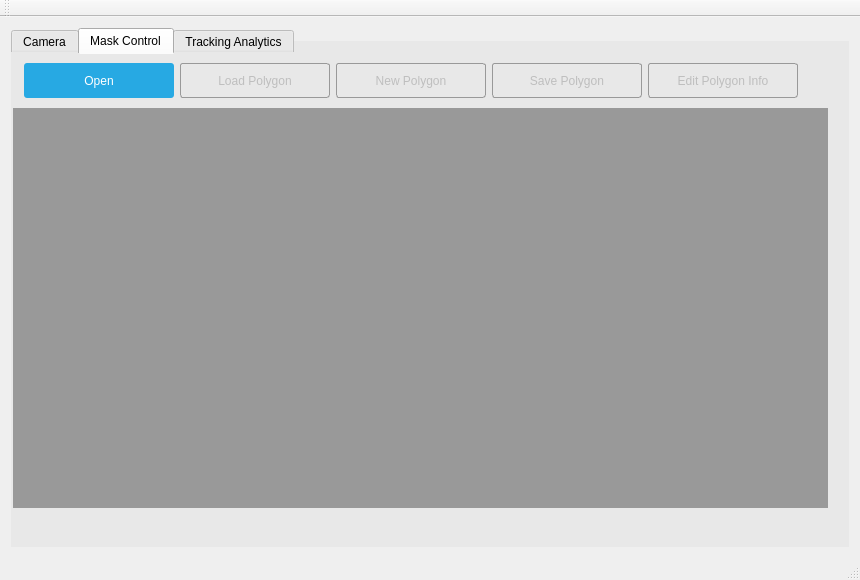
<?xml version="1.0" encoding="UTF-8"?>
<ui version="4.0">
 <class>MainWindow</class>
 <widget class="QMainWindow" name="MainWindow">
  <property name="geometry">
   <rect>
    <x>0</x>
    <y>0</y>
    <width>860</width>
    <height>580</height>
   </rect>
  </property>
  <property name="sizePolicy">
   <sizepolicy hsizetype="Preferred" vsizetype="Preferred">
    <horstretch>0</horstretch>
    <verstretch>0</verstretch>
   </sizepolicy>
  </property>
  <property name="minimumSize">
   <size>
    <width>860</width>
    <height>580</height>
   </size>
  </property>
  <property name="windowTitle">
   <string>Qt media player</string>
  </property>
  <property name="styleSheet">
   <string notr="true">QPushButton
{
	border: 1px solid #999999;
	border-radius: 3px;
}

QPushButton#btnOpenMedia,#btnOpenMedia2Mask
{
	color: white;
	background-color: #27a9e3;
	border-width: 0px;
}

QPushButton:hover#btnOpenMedia2Mask
{
	background-color: #66c011;
}

QPushButton:hover#btnOpenMedia
{
	background-color: #66c011;
}

QPushButton:pressed#btnOpenMedia
{
	background-color: #27a9e3;
}

QPushButton:pressed#btnOpenMedia2Mask
{
	background-color: #27a9e3;
}
</string>
  </property>
  <widget class="QWidget" name="centralWidget">
   <layout class="QGridLayout" name="gridLayout">
    <item row="1" column="0">
     <widget class="QTabWidget" name="tabWidget">
      <property name="minimumSize">
       <size>
        <width>0</width>
        <height>0</height>
       </size>
      </property>
      <property name="styleSheet">
       <string notr="true">QTabWidget::pane {
	border: 0px solid dark;
    margin: -13px -9px -13px -9px;
}

#tabCamera {
	background-color: rgb(232, 232, 232);
}

#tabMask{
	background-color: rgb(232, 232, 232);
}
</string>
      </property>
      <property name="currentIndex">
       <number>1</number>
      </property>
      <widget class="QWidget" name="tabCamera">
       <attribute name="title">
        <string>Camera</string>
       </attribute>
       <layout class="QVBoxLayout" name="verticalLayout">
        <item>
         <widget class="QWidget" name="widget" native="true">
          <property name="minimumSize">
           <size>
            <width>0</width>
            <height>50</height>
           </size>
          </property>
          <property name="maximumSize">
           <size>
            <width>16777215</width>
            <height>50</height>
           </size>
          </property>
          <layout class="QHBoxLayout" name="horizontalLayout">
           <item>
            <widget class="QPushButton" name="btnOpenMedia">
             <property name="minimumSize">
              <size>
               <width>60</width>
               <height>35</height>
              </size>
             </property>
             <property name="maximumSize">
              <size>
               <width>60</width>
               <height>35</height>
              </size>
             </property>
             <property name="text">
              <string>Open</string>
             </property>
            </widget>
           </item>
           <item>
            <widget class="QPushButton" name="btnLoadMaskControl">
             <property name="minimumSize">
              <size>
               <width>150</width>
               <height>35</height>
              </size>
             </property>
             <property name="maximumSize">
              <size>
               <width>150</width>
               <height>35</height>
              </size>
             </property>
             <property name="text">
              <string>Load Mask Control</string>
             </property>
            </widget>
           </item>
           <item>
            <widget class="QPushButton" name="btnPlayPause">
             <property name="enabled">
              <bool>false</bool>
             </property>
             <property name="sizePolicy">
              <sizepolicy hsizetype="Fixed" vsizetype="Fixed">
               <horstretch>0</horstretch>
               <verstretch>0</verstretch>
              </sizepolicy>
             </property>
             <property name="minimumSize">
              <size>
               <width>35</width>
               <height>35</height>
              </size>
             </property>
             <property name="maximumSize">
              <size>
               <width>35</width>
               <height>35</height>
              </size>
             </property>
             <property name="text">
              <string/>
             </property>
             <property name="icon">
              <iconset resource="resources.qrc">
               <normaloff>:/pics/MediaPlay.png</normaloff>:/pics/MediaPlay.png</iconset>
             </property>
             <property name="iconSize">
              <size>
               <width>16</width>
               <height>16</height>
              </size>
             </property>
            </widget>
           </item>
           <item>
            <widget class="QSlider" name="frameSlider">
             <property name="enabled">
              <bool>false</bool>
             </property>
             <property name="orientation">
              <enum>Qt::Horizontal</enum>
             </property>
            </widget>
           </item>
           <item>
            <widget class="QLabel" name="labelVideoTime">
             <property name="text">
              <string>00:00</string>
             </property>
             <property name="alignment">
              <set>Qt::AlignCenter</set>
             </property>
            </widget>
           </item>
          </layout>
         </widget>
        </item>
        <item>
         <widget class="QLabel" name="videoCanvas">
          <property name="styleSheet">
           <string notr="true">background:  #999999;</string>
          </property>
          <property name="text">
           <string/>
          </property>
         </widget>
        </item>
       </layout>
      </widget>
      <widget class="QWidget" name="tabMask">
       <attribute name="title">
        <string>Mask Control</string>
       </attribute>
       <layout class="QGridLayout" name="gridLayout_2">
        <item row="0" column="0">
         <widget class="QWidget" name="widget_2" native="true">
          <property name="maximumSize">
           <size>
            <width>16777215</width>
            <height>50</height>
           </size>
          </property>
          <layout class="QHBoxLayout" name="horizontalLayout_2">
           <item>
            <widget class="QPushButton" name="btnOpenMedia2Mask">
             <property name="minimumSize">
              <size>
               <width>150</width>
               <height>35</height>
              </size>
             </property>
             <property name="maximumSize">
              <size>
               <width>150</width>
               <height>35</height>
              </size>
             </property>
             <property name="text">
              <string>Open</string>
             </property>
            </widget>
           </item>
           <item>
            <widget class="QPushButton" name="btnLoadPolygon">
             <property name="enabled">
              <bool>false</bool>
             </property>
             <property name="minimumSize">
              <size>
               <width>150</width>
               <height>35</height>
              </size>
             </property>
             <property name="maximumSize">
              <size>
               <width>150</width>
               <height>35</height>
              </size>
             </property>
             <property name="text">
              <string>Load Polygon</string>
             </property>
            </widget>
           </item>
           <item>
            <widget class="QPushButton" name="btnNewPolygon">
             <property name="enabled">
              <bool>false</bool>
             </property>
             <property name="minimumSize">
              <size>
               <width>150</width>
               <height>35</height>
              </size>
             </property>
             <property name="maximumSize">
              <size>
               <width>150</width>
               <height>35</height>
              </size>
             </property>
             <property name="text">
              <string>New Polygon</string>
             </property>
            </widget>
           </item>
           <item>
            <widget class="QPushButton" name="btnSavePolygon">
             <property name="enabled">
              <bool>false</bool>
             </property>
             <property name="minimumSize">
              <size>
               <width>150</width>
               <height>35</height>
              </size>
             </property>
             <property name="maximumSize">
              <size>
               <width>150</width>
               <height>35</height>
              </size>
             </property>
             <property name="text">
              <string>Save Polygon</string>
             </property>
            </widget>
           </item>
           <item>
            <widget class="QPushButton" name="btnEditPolygonInfo">
             <property name="enabled">
              <bool>false</bool>
             </property>
             <property name="minimumSize">
              <size>
               <width>150</width>
               <height>35</height>
              </size>
             </property>
             <property name="maximumSize">
              <size>
               <width>150</width>
               <height>35</height>
              </size>
             </property>
             <property name="text">
              <string>Edit Polygon Info</string>
             </property>
            </widget>
           </item>
           <item>
            <spacer name="horizontalSpacer">
             <property name="orientation">
              <enum>Qt::Horizontal</enum>
             </property>
             <property name="sizeHint" stdset="0">
              <size>
               <width>40</width>
               <height>20</height>
              </size>
             </property>
            </spacer>
           </item>
          </layout>
         </widget>
        </item>
        <item row="1" column="0">
         <widget class="QLabelMouseEvent" name="maskCanvas">
          <property name="minimumSize">
           <size>
            <width>800</width>
            <height>400</height>
           </size>
          </property>
          <property name="mouseTracking">
           <bool>true</bool>
          </property>
          <property name="styleSheet">
           <string notr="true">background:  #999999;</string>
          </property>
          <property name="scaledContents">
           <bool>false</bool>
          </property>
         </widget>
        </item>
        <item row="1" column="1">
         <spacer name="horizontalSpacer_2">
          <property name="orientation">
           <enum>Qt::Horizontal</enum>
          </property>
          <property name="sizeHint" stdset="0">
           <size>
            <width>40</width>
            <height>20</height>
           </size>
          </property>
         </spacer>
        </item>
        <item row="2" column="0">
         <spacer name="verticalSpacer">
          <property name="orientation">
           <enum>Qt::Vertical</enum>
          </property>
          <property name="sizeHint" stdset="0">
           <size>
            <width>20</width>
            <height>40</height>
           </size>
          </property>
         </spacer>
        </item>
       </layout>
      </widget>
      <widget class="QWidget" name="tab_3">
       <attribute name="title">
        <string>Tracking Analytics</string>
       </attribute>
      </widget>
     </widget>
    </item>
   </layout>
  </widget>
  <widget class="QMenuBar" name="menuBar">
   <property name="geometry">
    <rect>
     <x>0</x>
     <y>0</y>
     <width>860</width>
     <height>22</height>
    </rect>
   </property>
  </widget>
  <widget class="QToolBar" name="mainToolBar">
   <attribute name="toolBarArea">
    <enum>TopToolBarArea</enum>
   </attribute>
   <attribute name="toolBarBreak">
    <bool>false</bool>
   </attribute>
  </widget>
  <widget class="QStatusBar" name="statusBar"/>
 </widget>
 <layoutdefault spacing="6" margin="11"/>
 <customwidgets>
  <customwidget>
   <class>QLabelMouseEvent</class>
   <extends>QLabel</extends>
   <header location="global">qlabelmouseevent.h</header>
  </customwidget>
 </customwidgets>
 <resources>
  <include location="resources.qrc"/>
 </resources>
 <connections/>
</ui>
